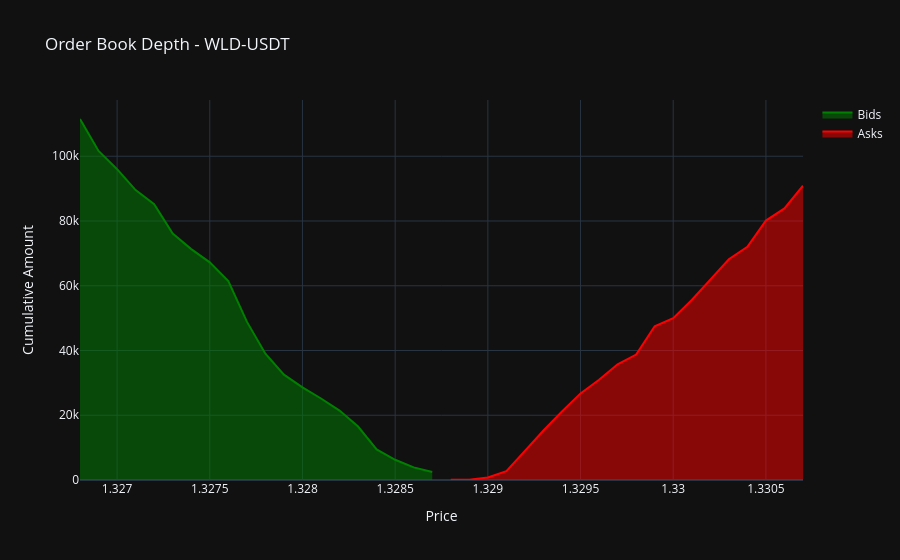

Here is the notebook cell this chart was saved with:
### Code cell
async def get_orderbook_data():
    connector = None
    try:
        # Get Binance order book through connector
        connector = clob.get_connector("binance_perpetual")
        orderbook = await connector._orderbook_ds._order_book_snapshot(trading_pair)
        
        # Create lists to store the data
        data = []
        
        # Add bids
        for price, amount, _ in orderbook.bids[:20]:  # Note: using all 3 values
            data.append({
                'price': float(price),
                'amount': float(amount),
                'side': 'bid'
            })
            
        # Add asks
        for price, amount, _ in orderbook.asks[:20]:  # Note: using all 3 values
            data.append({
                'price': float(price),
                'amount': float(amount),
                'side': 'ask'
            })
        
        # Create DataFrame from the list of dictionaries
        orderbook_df = pd.DataFrame(data)
        
        # Calculate cumulative amounts
        orderbook_df['cumulative_amount'] = orderbook_df.groupby('side')['amount'].cumsum()
        
        return orderbook_df
        
    except Exception as e:
        print(f"Error fetching order book data: {str(e)}")
        return None
    finally:
        # Properly close the connector and session
        if connector and hasattr(connector, '_session') and not connector._session.closed:
            await connector._session.close()
        if hasattr(clob, '_session') and not clob._session.closed:
            await clob._session.close()

# Get and display the order book data
orderbook_df = await get_orderbook_data()

if orderbook_df is not None:
    print("\nOrder Book Data:")
    print(orderbook_df)
    
    # You can also create a more detailed view of market depth
    print("\nMarket Depth Analysis:")
    print("\nBids Summary:")
    bids = orderbook_df[orderbook_df['side'] == 'bid'].head()
    print(bids)
    
    print("\nAsks Summary:")
    asks = orderbook_df[orderbook_df['side'] == 'ask'].head()
    print(asks)
    
    # Calculate and print some market metrics
    best_bid = bids['price'].iloc[0]
    best_ask = asks['price'].iloc[0]
    spread = best_ask - best_bid
    spread_pct = (spread / best_bid) * 100
    
    print(f"\nMarket Metrics:")
    print(f"Best Bid: {best_bid:.8f}")
    print(f"Best Ask: {best_ask:.8f}")
    print(f"Spread: {spread:.8f} ({spread_pct:.4f}%)")
    
    # Create a visualization of the order book
    fig = go.Figure()
    
    # Add bids
    bids = orderbook_df[orderbook_df['side'] == 'bid'].sort_values('price', ascending=True)
    asks = orderbook_df[orderbook_df['side'] == 'ask'].sort_values('price', ascending=True)
    
    fig.add_trace(go.Scatter(
        x=bids['price'],
        y=bids['cumulative_amount'],
        name='Bids',
        line=dict(color='green'),
        fill='tozeroy'
    ))
    
    # Add asks
    fig.add_trace(go.Scatter(
        x=asks['price'],
        y=asks['cumulative_amount'],
        name='Asks',
        line=dict(color='red'),
        fill='tozeroy'
    ))
    
    fig.update_layout(
        title=f'Order Book Depth - {trading_pair}',
        xaxis_title='Price',
        yaxis_title='Cumulative Amount',
        showlegend=True,
        template='plotly_dark'  # Using dark theme to match your other plots
    )
    
    fig.show()

### Figure 1 — Plotly figure (JSON) as saved in the notebook; plotly's stock layout.template omitted (floating-point values rounded to 4 significant figures)
{"data": [{"fill": "tozeroy", "line": {"color": "green"}, "name": "Bids", "type": "scatter", "x": [1.327, 1.327, 1.327, 1.327, 1.327, 1.327, 1.327, 1.327, 1.328, 1.328, 1.328, 1.328, 1.328, 1.328, 1.328, 1.328, 1.328, 1.329, 1.329, 1.329], "y": [111500.0, 101600.0, 96010.0, 89550.0, 85210.0, 76120.0, 71320.0, 67230.0, 61440.0, 48910.0, 39020.0, 32540.0, 28610.0, 25180.0, 21440.0, 16520.0, 9441.0, 6240.0, 3908.0, 2494.0]}, {"fill": "tozeroy", "line": {"color": "red"}, "name": "Asks", "type": "scatter", "x": [1.329, 1.329, 1.329, 1.329, 1.329, 1.329, 1.329, 1.329, 1.33, 1.33, 1.33, 1.33, 1.33, 1.33, 1.33, 1.33, 1.33, 1.331, 1.331, 1.331], "y": [47.0, 65.0, 760.0, 2711.0, 8976.0, 15280.0, 21160.0, 26750.0, 30950.0, 35750.0, 38750.0, 47470.0, 49960.0, 55610.0, 61880.0, 68190.0, 72020.0, 80140.0, 83880.0, 90890.0]}], "layout": {"showlegend": true, "title": {"text": "Order Book Depth - WLD-USDT"}, "xaxis": {"title": {"text": "Price"}}, "yaxis": {"title": {"text": "Cumulative Amount"}}}}
